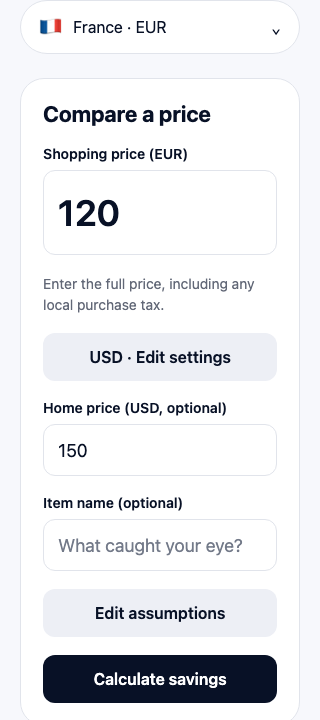
#> input picture docs/screenshots/compare-320.png, 320 x 720 px, given in place of 01-welcome.png, which was not available
$ python build_overview.py
#> lines starting #> are read from the running program, lines starting #| are printed output that depends on the picture; pictures that were not available may be replaced by others from this repository, and a replacement may not be noted
### docs/user-journeys/build.py
"""Build the side-by-side Savly journey HTML from captured browser screenshots."""

from html import escape
from pathlib import Path


ROOT = Path(__file__).resolve().parent

JOURNEYS = [
    (
        "Guest calculation",
        "Try Savly and compare two prices",
        [
            ("01-welcome", "Open Savly", "Tap Try it out"),
            ("02-default-calculator", "Review defaults", "Open Calculate"),
            ("03-settings-home-country", "Open Settings", "Tap the cog"),
            ("04-home-country-picker", "Choose home country", "Select United States"),
            ("05-comparison-inputs", "Enter prices", "EUR 120 vs USD 150"),
            ("06-savings-summary", "See the result", "Masked savings preview"),
        ],
        "The home price makes a savings comparison possible. This example uses illustrative prices and bundled default FX and VAT data, clearly labeled in the app.",
    ),
    (
        "Understand a result",
        "Check the calculation and VAT assumptions",
        [
            ("06-savings-summary", "Read summary", "Open Your savings"),
            ("07-calculation-details", "Expand details", "Review costs and FX"),
            ("08-vat-rules", "Check VAT rules", "Read the eligibility notes"),
        ],
        "The estimate is calculated on-device. VAT included in a price is not an assured refund; eligibility, minimum spend, and provider fees still matter.",
    ),
    (
        "Save and revisit",
        "Keep a comparison on this device",
        [
            ("06-savings-summary", "Review result", "Start from the estimate"),
            ("09-saved-confirmation", "Save it", "Name Demo travel bag"),
            ("10-saved-list", "Open Saved", "Find the comparison"),
            ("11-reopened-result", "Revisit it", "Open the saved result"),
        ],
        "Saved calculations keep their original rate and assumptions. The result is shown with the viewer's current default-mode preview; this flow does not claim cloud sync.",
    ),
    (
        "Compare outcomes",
        "See when buying overseas costs more",
        [
            ("05-comparison-inputs", "Enter prices", "EUR 120 vs USD 150"),
            ("06-savings-summary", "See savings", "Higher home price"),
            ("12-extra-cost-summary", "Change home price", "USD 100: costs more"),
        ],
        "Changing the home price changes the comparison. In default mode, both savings and extra costs show only the first digit of the amount.",
    ),
    (
        "Create an account",
        "Verify email and continue into Savly",
        [
            ("13-sign-in", "Open account forms", "Tap Sign in"),
            ("14-create-account", "Create account", "Enter email and password"),
            ("15-email-verification", "Verify email", "Enter the six-digit code"),
            ("16-billing-fallback", "Review Premium", "Browser billing fallback"),
            ("17-signed-in-default-calculator", "Continue", "Use default calculator"),
        ],
        "The account provider was simulated for these browser captures; no real email was sent. Verification signs the user in without another login. Native plan choices and the Not right now button require an Android or iOS build; the browser fallback is shown here.",
    ),
    (
        "Sign out",
        "Check account status and leave the session",
        [
            ("17-signed-in-default-calculator", "Signed in", "Open Settings"),
            ("18-signed-in-settings", "View account", "Review status"),
            ("19-signed-out", "Sign out", "Return to Welcome"),
        ],
        "This example account has no active Premium access and uses bundled defaults. The Settings screen identifies the signed-in account before sign-out.",
    ),
]

CSS = """
@page { size: A3 landscape; margin: 0; }
* { box-sizing: border-box; }
html, body { margin: 0; padding: 0; font-family: Arial, Helvetica, sans-serif; color: #12213a; background: #e8edf4; }
.page { width: 420mm; height: 297mm; padding: 17mm 15mm 14mm; page-break-after: always; break-after: page; overflow: hidden; background: #f7f9fc; position: relative; }
.top { display: flex; align-items: center; justify-content: space-between; border-bottom: 1px solid #cdd7e5; padding-bottom: 5mm; }
.brand { font-size: 17pt; font-weight: 800; color: #0e2550; }
.count { font-size: 10pt; color: #4f6b94; font-weight: 700; letter-spacing: 1px; text-transform: uppercase; }
h1 { margin: 9mm 0 2mm; font-size: 27pt; line-height: 1.08; letter-spacing: -.7pt; }
.subtitle { margin: 0; font-size: 13pt; color: #435b7f; }
.flow { height: 196mm; display: flex; align-items: flex-start; justify-content: center; gap: 0; margin-top: 12mm; }
.card { flex: none; width: var(--card-width); text-align: center; position: relative; }
.number { display: inline-block; background: #194c8c; color: white; border-radius: 100%; width: 9mm; height: 9mm; line-height: 9mm; font-size: 11pt; font-weight: 800; margin-bottom: 3mm; }
.phone { width: 100%; aspect-ratio: 390 / 844; overflow: hidden; border: 1.2mm solid #182a49; border-radius: 5mm; background: white; box-shadow: 1mm 1.5mm 3mm #b7c5d6; }
.phone img { display: block; width: 100%; height: 100%; object-fit: fill; }
.card h2 { font-size: 12pt; line-height: 1.1; margin: 4mm 0 1mm; }
.card p { font-size: 10pt; line-height: 1.2; margin: 0; color: #435b7f; }
.arrow { flex: none; width: var(--arrow-width); padding-top: 70mm; text-align: center; color: #3072ba; font-size: 21pt; font-weight: bold; }
.note { position: absolute; left: 15mm; right: 15mm; bottom: 15mm; min-height: 22mm; padding: 5mm 7mm; border-left: 2mm solid #3476b9; border-radius: 2mm; background: #e8f0fa; display: flex; align-items: center; }
.note p { font-size: 11pt; line-height: 1.35; margin: 0; }
.page-footer { position: absolute; right: 15mm; bottom: 5mm; font-size: 8pt; color: #7a8ca4; }
@media screen { .page { margin: 18px auto; box-shadow: 0 4px 20px #aebbc9; } }
"""


def widths(count: int) -> tuple[str, str]:
    return {
        3: ("70mm", "15mm"),
        4: ("76mm", "11mm"),
        5: ("69mm", "9mm"),
        6: ("61mm", "4mm"),
    }[count]


parts = [
    '<!doctype html><html lang="en"><head><meta charset="utf-8">',
    '<meta name="viewport" content="width=device-width,initial-scale=1">',
    '<title>Savly user journeys — side-by-side screens</title>',
    '<style>', CSS, '</style></head><body>',
]

for journey_number, (name, subtitle, steps, note) in enumerate(JOURNEYS, 1):
    card_width, arrow_width = widths(len(steps))
    parts.append(
        f'<section class="page" id="journey-{journey_number}" '
        f'style="--card-width:{card_width};--arrow-width:{arrow_width}">'
        '<div class="top"><div class="brand">Savly ✈</div>'
        f'<div class="count">Journey {journey_number:02d} / {len(JOURNEYS):02d}</div></div>'
        f'<h1>{escape(name)}</h1><p class="subtitle">{escape(subtitle)}</p>'
        '<div class="flow">'
    )
    for step_number, (image, title, action) in enumerate(steps, 1):
        if step_number > 1:
            parts.append('<div class="arrow" aria-hidden="true">→</div>')
        parts.append(
            f'<div class="card"><div class="number">{step_number}</div>'
            f'<div class="phone"><img src="screenshots/{escape(image)}.png" '
            f'alt="{escape(title)} screen"></div>'
            f'<h2>{escape(title)}</h2><p>{escape(action)}</p></div>'
        )
    parts.append(
        f'</div><div class="note"><p>{escape(note)}</p></div>'
        f'<div class="page-footer">Browser prototype · illustrative prices · {journey_number:02d}</div>'
        '</section>'
    )

parts.append('</body></html>')
(ROOT / 'Savly-user-journeys.html').write_text('\n'.join(parts), encoding='utf-8')
print(f'Built {len(JOURNEYS)} journeys in {ROOT / "Savly-user-journeys.html"}')

### docs/user-journeys/build_overview.py
"""Create a single visual map of the captured Savly user journeys.

Requires Pillow. Run from the repository root with:
    python3 docs/user-journeys/build_overview.py
"""

from pathlib import Path

from PIL import Image, ImageDraw, ImageFont

from build import JOURNEYS, ROOT


WIDTH = 2400
MARGIN = 72
HEADER = 170
ROW_HEIGHT = 810
ROW_GAP = 20
FOOTER = 85
HEIGHT = HEADER + len(JOURNEYS) * (ROW_HEIGHT + ROW_GAP) + FOOTER
FONT_DIR = Path("/System/Library/Fonts/Supplemental")


def font(size: int, bold: bool = False) -> ImageFont.FreeTypeFont:
    name = "Arial Bold.ttf" if bold else "Arial.ttf"
    return ImageFont.truetype(str(FONT_DIR / name), size)


def wrap(draw: ImageDraw.ImageDraw, message: str, face: ImageFont.FreeTypeFont, max_width: int) -> list[str]:
    lines: list[str] = []
    line = ""
    for word in message.split():
        candidate = f"{line} {word}".strip()
        if line and draw.textbbox((0, 0), candidate, font=face)[2] > max_width:
            lines.append(line)
            line = word
        else:
            line = candidate
    if line:
        lines.append(line)
    return lines


canvas = Image.new("RGB", (WIDTH, HEIGHT), "#ecf1f7")
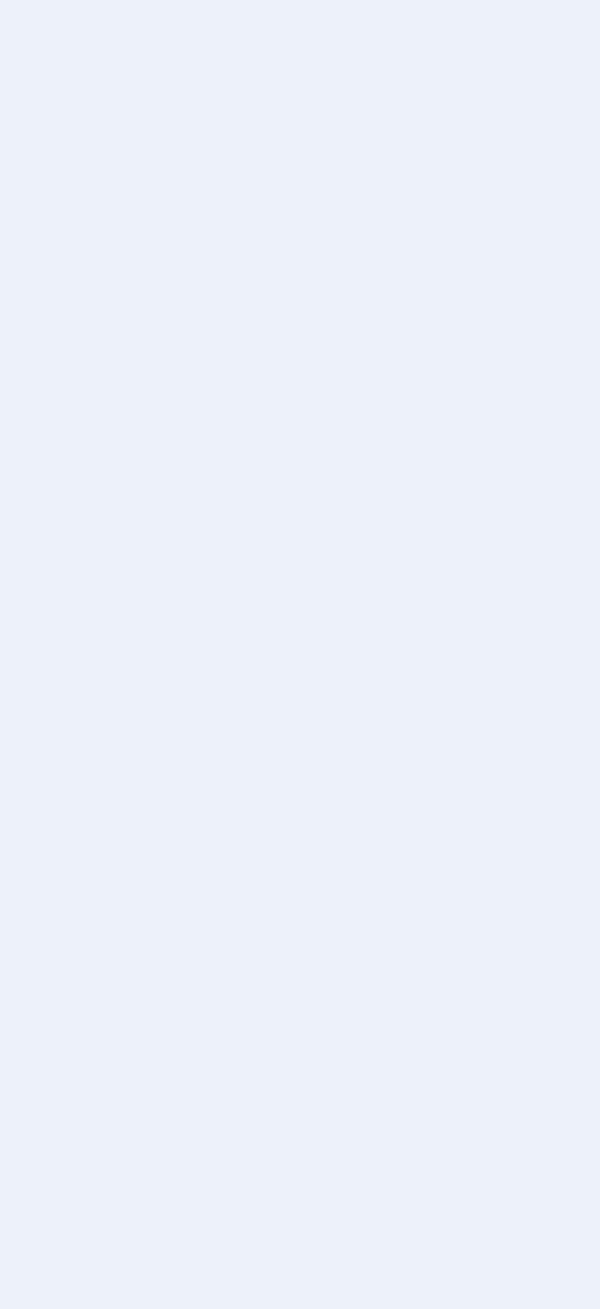
#> canvas: PIL image 2400x5235 RGB (shown at 1/4 size); mean R, G, B 236, 241, 247
draw = ImageDraw.Draw(canvas)
draw.text((MARGIN, 52), "Savly user journeys", font=font(64, True), fill="#102442")
draw.text((MARGIN, 120), "Six core flows · screens follow left to right", font=font(30), fill="#486283")

for number, (name, subtitle, steps, note) in enumerate(JOURNEYS, 1):
    top = HEADER + (number - 1) * (ROW_HEIGHT + ROW_GAP)
    draw.rounded_rectangle((MARGIN, top, WIDTH - MARGIN, top + ROW_HEIGHT), radius=28, fill="white")
    draw.rounded_rectangle((MARGIN + 28, top + 28, MARGIN + 99, top + 91), radius=17, fill="#184e90")
    draw.text((MARGIN + 42, top + 35), f"{number:02d}", font=font(39, True), fill="white")
    draw.text((MARGIN + 126, top + 25), name, font=font(47, True), fill="#102442")
    draw.text((MARGIN + 126, top + 79), subtitle, font=font(27), fill="#486283")

    shot_w = 250
    shot_h = round(shot_w * 844 / 390)
    gap = 67
    total = len(steps) * shot_w + (len(steps) - 1) * gap
    start_x = (WIDTH - total) // 2
    image_y = top + 131
    for step_num, (stem, title, action) in enumerate(steps):
        x = start_x + step_num * (shot_w + gap)
        screen = Image.open(ROOT / "screenshots" / f"{stem}.png").convert("RGB")
#> screen is the input picture: PIL image 320x720 RGB; mean R, G, B 233.1, 234.2, 237.1
        screen = screen.resize((shot_w, shot_h), Image.Resampling.LANCZOS)
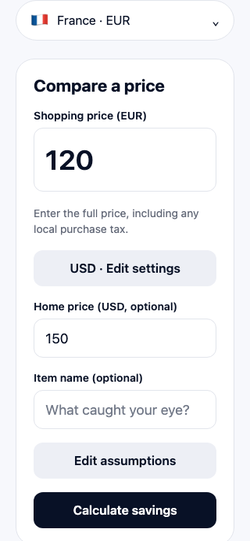
#> screen: PIL image 250x541 RGB; mean R, G, B 232.8, 233.8, 236.7
        draw.rounded_rectangle((x - 5, image_y - 5, x + shot_w + 5, image_y + shot_h + 5), radius=16, fill="#cad6e5")
        canvas.paste(screen, (x, image_y))
#> (the run stopped early here; a loop or call above may not have finished)
